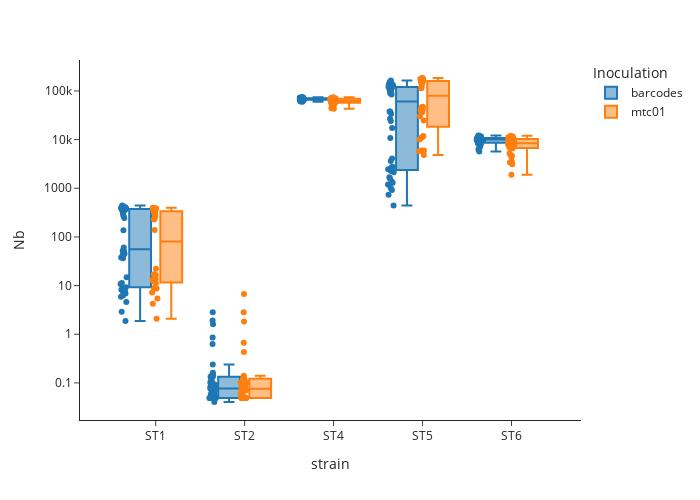

Notebook code for this chart:
### Code cell
df_merge = df_merge.sort_values(['strain', 'CmR'],ascending=True)
df_plot = df_merge.loc[(df_merge['Inoculation']=='barcodes')|(df_merge['Inoculation_2']=='barcodes')]
fig = px.box(df_plot,
                x = 'strain', 
                y = 'Nb',
                color = 'Inoculation',
                points = 'all',
                log_y=True,
                template = 'simple_white',
                hover_data=['sample_id'],width = 700,
                height = 500,
                )
fig.show()

def compare_groups_ttest(df, grouping_col, response_col):
    """
    Two-sample t-test for comparing two groups
    """
    groups = df[grouping_col].unique()
    
    if len(groups) == 2:
        group1 = df[df[grouping_col] == groups[0]][response_col].dropna()
        group2 = df[df[grouping_col] == groups[1]][response_col].dropna()
        
        # Perform t-test
        statistic, p_value = stats.ttest_ind(group1, group2)
        
        return {
            'comparison': f'{groups[0]} vs {groups[1]}',
            'statistic': statistic,
            'p_value': p_value,
            'significant': p_value < 0.05
        }
    elif len(groups) > 2:
        # Use ANOVA for >2 groups
        group_data = [df[df[grouping_col] == g][response_col].dropna() for g in groups]
        statistic, p_value = stats.f_oneway(*group_data)
        
        return {
            'comparison': f'{grouping_col} (ANOVA)',
            'statistic': statistic,
            'p_value': p_value,
            'significant': p_value < 0.05
        }

# Example usage:
for strain in df_plot['strain'].unique():
    df_plot = df_plot.sort_values(['CmR'])
    print(strain)
    result = compare_groups_ttest(df_plot[df_plot['strain']==strain], 'Inoculation', 'Nb')
    
    for  entry in result.keys():
        print(entry + ": " + str(result[entry]))

### Figure 1 — Plotly figure (JSON) as saved in the notebook; plotly's stock layout.template omitted (floating-point values rounded to 4 significant figures; data arrays with more than 128 entries replaced by an {"elided": "..."} marker saying what was removed)
{"data": [{"alignmentgroup": "True", "boxpoints": "all", "customdata": {"elided": "240x1 str values"}, "hovertemplate": "Inoculation=barcodes<br>strain=%{x}<br>Nb=%{y}<br>sample_id=%{customdata[0]}<extra></extra>", "legendgroup": "barcodes", "marker": {"color": "#1F77B4"}, "name": "barcodes", "notched": false, "offsetgroup": "barcodes", "orientation": "v", "showlegend": true, "type": "box", "x": {"elided": "240 str values"}, "x0": " ", "xaxis": "x", "y": {"elided": "240 float values"}, "y0": " ", "yaxis": "y"}, {"alignmentgroup": "True", "boxpoints": "all", "customdata": {"elided": "160x1 str values"}, "hovertemplate": "Inoculation=mtc01<br>strain=%{x}<br>Nb=%{y}<br>sample_id=%{customdata[0]}<extra></extra>", "legendgroup": "mtc01", "marker": {"color": "#FF7F0E"}, "name": "mtc01", "notched": false, "offsetgroup": "mtc01", "orientation": "v", "showlegend": true, "type": "box", "x": {"elided": "160 str values"}, "x0": " ", "xaxis": "x", "y": {"elided": "160 float values"}, "y0": " ", "yaxis": "y"}], "layout": {"boxmode": "group", "height": 500, "legend": {"title": {"text": "Inoculation"}, "tracegroupgap": 0}, "margin": {"t": 60}, "width": 700, "xaxis": {"anchor": "y", "domain": [0, 1], "title": {"text": "strain"}}, "yaxis": {"anchor": "x", "domain": [0, 1], "title": {"text": "Nb"}, "type": "log"}}}
